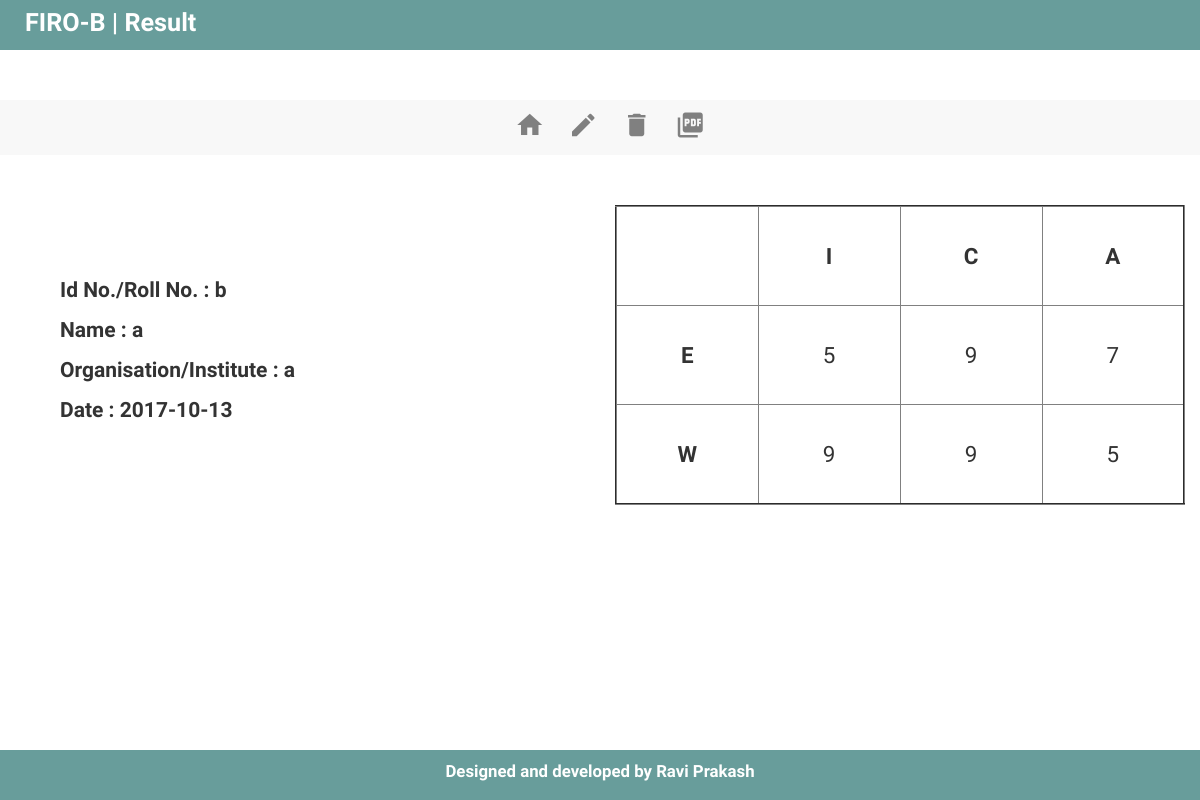
Page /results.php?id=b on the earlier database version.
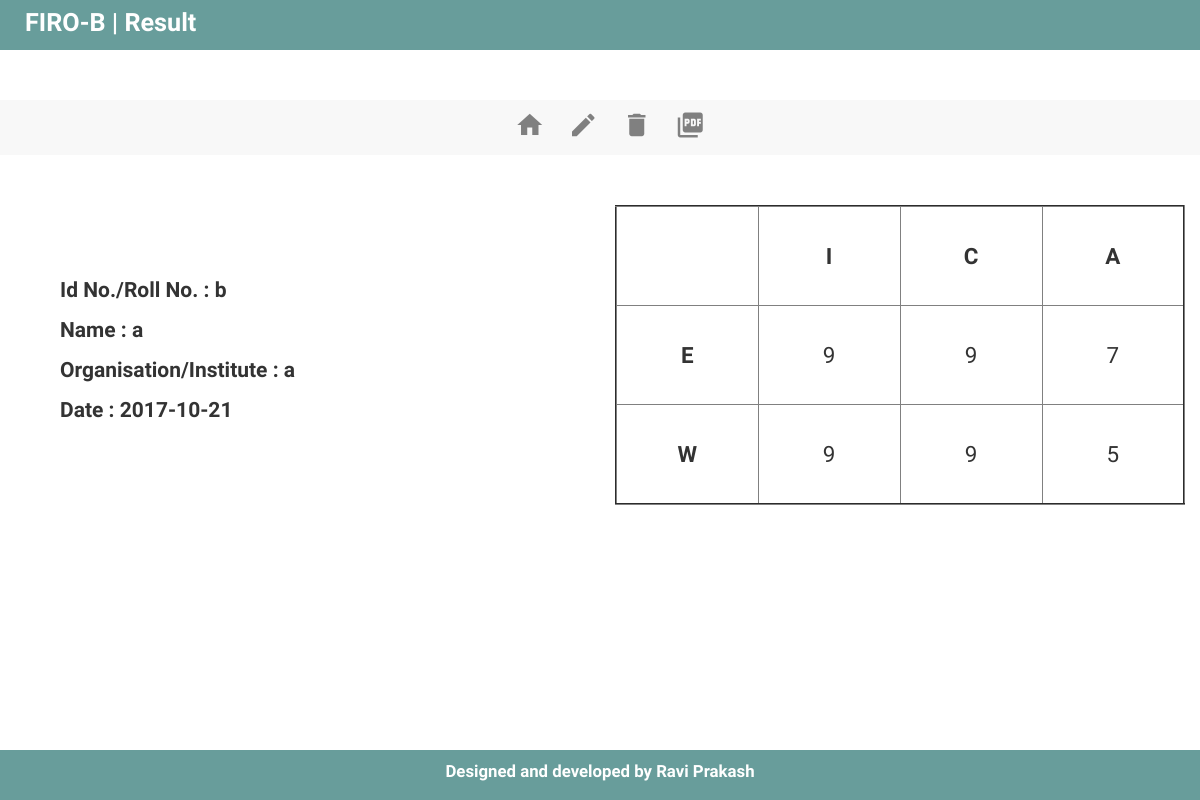
Same page on the later database version.
### tables this page shows
CREATE TABLE `users` (
  `user_id` varchar(20) NOT NULL,
  `user_name` varchar(50) NOT NULL,
  `user_org` varchar(150) NOT NULL,
  `entryDate` date NOT NULL,
  PRIMARY KEY (`user_id`,`user_org`)
);

CREATE TABLE `results` (
  `result_id` int(11) NOT NULL AUTO_INCREMENT,
  `user_id` varchar(20) NOT NULL,
  `E_I` int(11) NOT NULL,
  `W_C` int(11) NOT NULL,
  `E_A` int(11) NOT NULL,
  `W_I` int(11) NOT NULL,
  `W_A` int(11) NOT NULL,
  `E_C` int(11) NOT NULL,
  PRIMARY KEY (`result_id`),
  KEY `fk_results_users` (`user_id`),
  CONSTRAINT `fk_results_users` FOREIGN KEY (`user_id`) REFERENCES `users` (`user_id`) ON DELETE CASCADE
);

### results.php (the view, shortened to what this page needs)
<?php
	if(isset($_GET['id']))
	{
		$servername = "localhost";
		$username = "root";
		$password = "ravi";
		$dbname = "firob";
		$conn = new mysqli($servername, $username, $password, $dbname);
		if ($conn->connect_error) {
		   header('Location:dataEntry.php');
		}
		else
		{
?>
<html>
<head>
	<link rel="stylesheet" href="https://maxcdn.bootstrapcdn.com/bootstrap/3.3.7/css/bootstrap.min.css">
	<link href="css/style.css" rel="stylesheet">
</head>
<body onresize="adjustHeight()" onload="adjustHeight()">
<?php
	$user_id=$_GET['id'];
	$result=$conn->query("select * from results where user_id='$user_id'");
	$row=$result->fetch_assoc();
	$result1=$conn->query("select * from users where user_id='$user_id'");
	$row1=$result1->fetch_assoc();
?>
	<div class="container-fluid" id="heading">
		<div class="row">
			<div class="col-md-12">
				<div id="text">FIRO-B | Result</div>
			</div>
		</div>
	</div>
	<div class="container-fluid" id="segment-1">
        <div class="row" id="navigation">
            <div class="col-md-12">
                <a href="index.php"><i class="material-icons">home</i></a> <i class="material-icons">mode_edit</i> <i class="material-icons">delete</i> <i class="material-icons">picture_as_pdf</i>
            </div>
        </div>
		<div class="row">
			<div class="col-md-6" id="userDetails">
				<ul type="none">
                    <br>
					<?php echo "<li>Id No./Roll No. : ".$row1['user_id']."</li>"; ?>
					<?php echo "<li>Name : ".$row1['user_name']."</li>"; ?>
					<?php echo "<li>Organisation/Institute : ".$row1['user_org']."</li>"; ?>
					<?php echo "<li>Date : ".$row1['entryDate']."</li>"; ?>
				</ul>
			</div>
			<div class="col-md-6">
				<table border="2">
					<tr>
						<td></td>
						<td><b>I </b></td>
						<td><b>C</b></td>
						<td><b>A</b></td>
					</tr>
					<tr>
						<td><b>E</b></td>
						<td><?php echo $row['E_I']; ?></td>
						<td><?php echo $row['E_C']; ?></td>
						<td><?php echo $row['E_A']; ?></td>
					</tr>
					<tr>
						<td><b>W</b></td>
						<td><?php echo $row['W_I']; ?></td>
						<td><?php echo $row['W_C']; ?></td>
						<td><?php echo $row['W_A']; ?></td>
					</tr>
				</table>
			</div>
		</div>
	</div>
    <div id="adjust"></div>
    <div class="container-fluid" id="bottom">
		<div>Designed and developed by Ravi Prakash</div>
    </div>
	</body>
</html>
<?php
		}
	}
	else
		header('Location:dataEntry.php');
 ?>

### css/style.css (style rules this page uses)
body { font-family: 'Open Sans Condensed', sans-serif; }
#bottom { padding: 0px; }
#bottom div { color: white; background: #689d9b; text-align: center; width: 100%; height: 50px; padding-top: 10px; font-size: 1.2em; font-weight: bold; }

### results.php (style rules this page uses)
#heading { background:#689d9b; }
#heading #text { color: white; font-size: 1.8em; font-weight: bold; width: 100%; height: 50px; padding:5px 10px 5px 10px; }
#segment-1 { margin-top: 50px; }
#navigation { background: #F8F8F8; }
#navigation div { text-align: center; padding: 10px; }
#navigation .material-icons { color: gray; font-size: 30px; margin-left: 20px; }
#navigation+div { margin-top: 50px; }
#segment-1 #userDetails { font-size: 1.5em; font-weight: bold; padding: 20px; }
li { margin-top: 10px; }
table { width: 100%; min-height: 300px; }
td { min-width: 40px; max-height: 40px; font-size: 1.4em; padding: 5px; text-align: center; }

Differences in the rows shown:
removed results: E_I "5", E_C "9", E_A "7", W_I "9", W_C "9", W_A "5"
changed users: entryDate "2017-10-13" → "2017-10-21"
added results: E_I "9", E_C "9", E_A "7", W_I "9", W_C "9", W_A "5"
